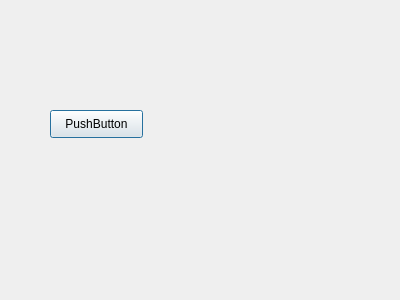
<?xml version="1.0" encoding="UTF-8"?>
<ui version="4.0">
 <class>Dialog</class>
 <widget class="QDialog" name="Dialog">
  <property name="geometry">
   <rect>
    <x>0</x>
    <y>0</y>
    <width>400</width>
    <height>300</height>
   </rect>
  </property>
  <property name="windowTitle">
   <string>Dialog</string>
  </property>
  <widget class="QPushButton" name="pushButton">
   <property name="geometry">
    <rect>
     <x>50</x>
     <y>110</y>
     <width>93</width>
     <height>28</height>
    </rect>
   </property>
   <property name="text">
    <string>PushButton</string>
   </property>
  </widget>
  <widget class="QLabel" name="label">
   <property name="enabled">
    <bool>true</bool>
   </property>
   <property name="text">
    <string/>
   </property>
   <property name="wordWrap">
    <bool>true</bool>
   </property>
  </widget>
 </widget>
 <resources/>
 <connections>
  <connection>
   <sender>pushButton</sender>
   <signal>clicked()</signal>
   <receiver>label</receiver>
   <slot>clear()</slot>
   <hints>
    <hint type="sourcelabel">
     <x>91</x>
     <y>133</y>
    </hint>
    <hint type="destinationlabel">
     <x>203</x>
     <y>124</y>
    </hint>
   </hints>
  </connection>
 </connections>
</ui>
